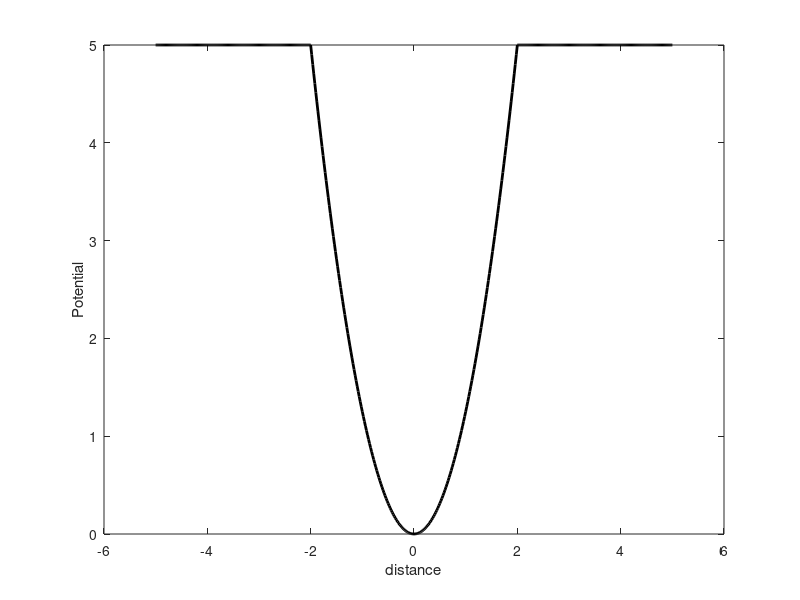
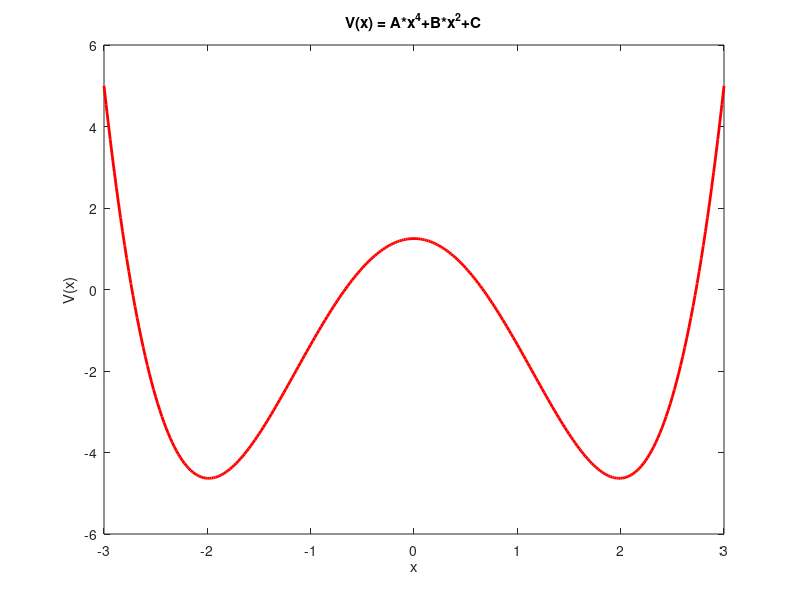

Here is the MATLAB script that generated these plots, in order:
% Define potential function 
% Parameters
a = 2;
V0= 5;
% Potential function
fx = @(x) (abs(x)<=a).*(V0/a^2*(x-a).*(x+a))+V0;

%% Graph potential function
x = -2.5*a:a/100:2.5*a;
pot = fx(x);
figure; 
  plot(x, pot, 'k-','LineWidth',2);
  xlabel('distance');
  ylabel('Potential');
%% 
% p(x) = sum_{i=0}^4 p_i x^i
% p(-3a/2) = V0; p(-a/3) = 0; p(0) = V0/4;
% p(a/3) = 0; p(3a/2) = V0
a = 2; V0 = 5;
x = transpose([-3*a/2 -a/3 0 a/3 3*a/2]);
y = transpose([V0 0 V0/4 0 V0]);
A = [x.^[4 3 2 1 0]]
p = A \ y

%% Nonlinear potential function
potnl = @(x) 0.3774*x.^4-2.9802*x.^2+1.25;
x = -1.5*a:a/100:1.5*a;
Vx = potnl(x);
figure;
  plot(x, Vx, 'r-','LineWidth',2); 
  xlabel('x'); ylabel('V(x)');
  title('V(x) = A*x^4+B*x^2+C');
